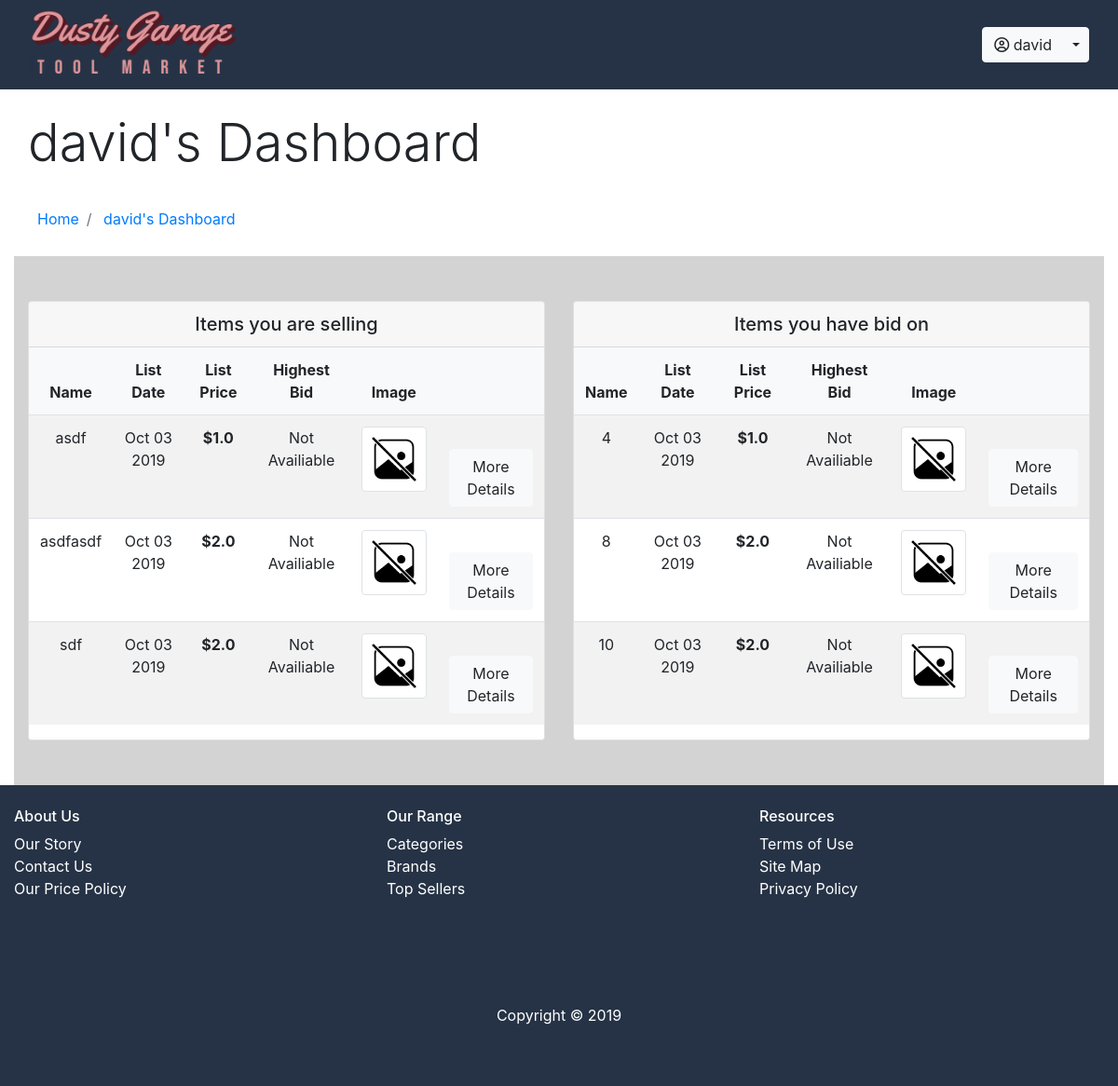
The app's page /tools/userdash/2 (signed in) with its own data.
### marketplace/models.py (models this page shows, shortened)
class User(db.Model, UserMixin):
    __tablename__ = 'users'
    id = db.Column(db.Integer, primary_key=True)
    name = db.Column(db.String(100), index=True, nullable=False)
    lastName = db.Column(db.String(100), index=True, nullable=False)
    emailid = db.Column(db.String(100), index=True,
                        unique=True, nullable=False)
    password_hash = db.Column(db.String(255), nullable=False)
    bids = db.relationship('Bid', backref='user')
    tools = db.relationship('Tool', backref='user')

class Tool(db.Model):
    __tablename__ = "tools"
    id = db.Column(db.Integer, primary_key=True)
    tool_name = db.Column(db.String(100))
    modelNo = db.Column(db.String(100))
    list_price = db.Column(db.Float(100))
    category = db.Column(db.String(100))
    user_id = db.Column(db.Integer, db.ForeignKey('users.id'))
    desc = db.Column(db.String(100))
    brand = db.Column(db.String(100))
    date_created = db.Column(db.DateTime, default=datetime.now())
    sold_status = db.Column(db.String(100), default="")
    images = db.Column(db.String(1000), default='noimage.png')
    bid_id = db.relationship('Bid', backref='tools')
    def __repr__(self):
        return "\n\n<Tool Name: {}\n Tool ID: {}\n Brand: {}\n sold_status: {}\n User Id: {} \nImages: {}>\n".format(
            self.tool_name, self.id, self.brand, self.sold_status, self.user_id, self.images
        )

### marketplace/tools.py (the view)
@bp.route('/userdash/<userid>', methods=["POST", "GET"])
@login_required
def userdash(userid):
    print(userid)
    tool = Tool.query.filter_by(user_id=userid).all()
    print(tool)
    bids = db.session.query(Tool, Bid).join(
        Bid).filter_by(user_id=userid).all()
    print(bids)
    current_user = session.get('user_id')
    return render_template('tools/userdash.html', userid=userid, tool=tool, bids=bids)

### marketplace/models.py (called while the page is built)
    def __repr__(self):
        return "<bid_amount: {}, id: {}, user_id: {}, tool_id: {}>".format(self.bid_amount, self.id, self.user_id, self.tool_id)

### marketplace/templates/tools/userdash.html (shortened to what this page needs)
{% extends "base.html" %} {% import "bootstrap/wtf.html" as wtf %} {% block content %}
<main>
    <section class="container-fluid my-4 text-left" id="services">
        <h3 class="display-4 mx-auto col-sm-12">{{current_user.name}}'s Dashboard</h3>
    </section>
    <nav aria-label="breadcrumb">
        <ol class="container-fluid ml-4 breadcrumb bg-white">
            <li class="breadcrumb-item">
                <a href="index.html">Home</a>
            </li>
            <li class="breadcrumb-item">
                <a href="manage.html">{{current_user.name}}'s Dashboard</a>
            </li>
        </ol>
    </nav>
    <div class="container-fluid" id="itemdescription">
        <section class="container-fluid text-center " id="services ">
            <div class="row py-5 " style="background: lightgrey ">
                <article class="col-sm-6 " id="browse ">
                    <div class="card">
                        <h5 class="card-header">Items you are selling</h5>
                        <div class="card-body p-0">
                            <div class="table-responsive">
                                <table class="table table-striped">
                                    <thead class="bg-light">
                                        <tr class="border-0">
                                            <th class="border-0">Name</th>
                                            <th class="border-0">List Date</th>
                                            <th class="border-0">List Price</th>
                                            <th class="border-0">Highest Bid</th>
                                            <th class="border-0">Image</th>
                                            <th class="border-0 text-center"></th>
                                        </tr>
                                    </thead>
                                    <tbody>
                                        {% for tool in tool %}
                                        <tr>
                                            <td>{{tool.tool_name}}</td>
                                            <td>{{tool.date_created.strftime("%b %d %Y")}}</td>
                                            <th scope="row">${{tool.list_price}}</th>
                                            <td>Not Availiable</td>
                                            <td>
                                                <img class="img-fluid img-thumbnail" style="max-width: 70px;" src={{ '/static/img/' + tool.images }}>
                                            </td>
                                            <td>
                                                <form>
                                                    <a href="/tools/{{tool.id}}/manage">
                                                        <button type="button" onclick="login" class=" btn btn-light mt-4">More Details
                                                        </button>
                                                    </a>
                                                </form>
                                            </td>
                            </div>
                        </div>
                    </div>
                    </tr>
                    {% endfor %}
                <article class="col-sm-6 " id="sell ">
                    <div class="card">
                        <h5 class="card-header">Items you have bid on</h5>
                        <div class="card-body p-0">
                            <div class="table-responsive">
                                <table class="table table-striped">
                                    <thead class="bg-light">
                                        <tr class="border-0">
                                            <th class="border-0">Name</th>
                                            <th class="border-0">List Date</th>
                                            <th class="border-0">List Price</th>
                                            <th class="border-0">Highest Bid</th>
                                            <th class="border-0">Image</th>
                                            <th class="border-0 text-center"></th>
                                        </tr>
                                    </thead>
                                    <tbody>
                                        {% for tool in tool %}
                                        <tr>
                                            <td>{{tool.id}}</td>
                                            <td>{{tool.date_created.strftime("%b %d %Y")}}</td>
                                            <th scope="row">${{tool.list_price}}</th>
                                            <td>Not Availiable</td>
                                            <td>
                                                <img class="img-fluid img-thumbnail" style="max-width: 70px;" src={{ '/static/img/' + tool.images }}>
                                            </td>
                                            <td>
                                                <form>
                                                    <a href="/tools/{{tool.id}}/manage">
                                                        <button type="button" onclick="login" class=" btn btn-light mt-4">More Details
                                                        </button>
                                                    </a>
                                                </form>
                                            </td>
                            </div>
                        </div>
                    </div>
                    </tr>
                    {% endfor %}
                </article>
</main>
{% endblock %}

### marketplace/templates/base.html (shortened to what this page needs)
<!DOCTYPE html>
<html lang="en">
<head>
    <link rel="stylesheet" href="https://maxcdn.bootstrapcdn.com/bootstrap/4.3.1/css/bootstrap.min.css">
</head>
<body>
    <header>
        <nav class="navbar navbar-expand-sm bg-base-blue text-white py-2">
            <div class="container-fluid">
                <a class="navbar-brand py-0 display-4" href="/"><img src="/static\img\dglogobgblue1.png" height="80"
                        alt="">
                </a>
                <div class="navbar-nav text-white justify-content-end">
                    <div class="collapse navbar-collapse" id="navbarTogglerDemo01">
                        {% if current_user.is_authenticated %}
                        <div class="btn-group">
                            <button type="button" class="btn btn-light text-black"><i class="far fa-user-circle"></i>
                                {{ current_user.name }}</button>
                            <button type="button" class="btn btn-light dropdown-toggle dropdown-toggle-split"
                                data-toggle="dropdown">
                            </button>
                        </div>
                        {% endif %}
                    </div>
                </div>
        </nav>
    </header>
    {% block content %}
    {% endblock %}
    <footer class="footer container-fluid">
        <div class="row justify-content-center text-left bg-base-blue text-white pb-5 pt-4">
            <div class="col-4">
                <h6>About Us</h6>
                <ul class="list-unstyled">
                    <li><a class="text-reset" href="#">Our Story</a></li>
                    <li><a class="text-reset" href="#">Contact Us</a></li>
                    <li><a class="text-reset" href="#">Our Price Policy</a></li>
                </ul>
            </div>
            <div class="col-4">
                <h6>Our Range</h6>
                <ul class="list-unstyled text-white">
                    <li><a class="text-reset" href="#">Categories</a></li>
                    <li><a class="text-reset" href="#" class="text-decoration-none">Brands</a></li>
                    <li><a class="text-reset" href="#">Top Sellers</a></li>
                </ul>
            </div>
            <div class="col-4">
                <h6>Resources</h6>
                <ul class="list-unstyled text-reset">
                    <li><a class="text-reset" href="#">Terms of Use</a></li>
                    <li><a class="text-reset" href="#">Site Map</a></li>
                    <li><a class="text-reset" href="#">Privacy Policy</a></li>
                </ul>
            </div>
        </div>
        <div class="row text-white bg-base-blue">
            <div class="text-center col-12 py-5 mx-auto">
                <p>Copyright &copy; 2019</p>
            </div>
        </div>
    </footer>
</body>
</html>

### marketplace/templates/base.html (style rules this page uses)
.bg-base-blue { background-color: #263346; }

### records on screen
User: name "david"
Tool: tool_name "asdf", date_created "Oct 03 2019", list_price "1.0", images (placeholder picture), id "4"
Tool: tool_name "asdfasdf", date_created "Oct 03 2019", list_price "2.0", images (placeholder picture), id "8"
Tool: tool_name "sdf", date_created "Oct 03 2019", list_price "2.0", images (placeholder picture), id "10"
